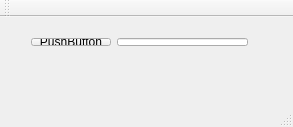
<?xml version="1.0" encoding="UTF-8"?>
<ui version="4.0">
 <class>MainWindow</class>
 <widget class="QMainWindow" name="MainWindow">
  <property name="geometry">
   <rect>
    <x>0</x>
    <y>0</y>
    <width>293</width>
    <height>127</height>
   </rect>
  </property>
  <property name="windowTitle">
   <string>MainWindow</string>
  </property>
  <widget class="QWidget" name="centralWidget">
   <widget class="QWidget" name="">
    <property name="geometry">
     <rect>
      <x>20</x>
      <y>10</y>
      <width>239</width>
      <height>30</height>
     </rect>
    </property>
    <layout class="QHBoxLayout" name="horizontalLayout">
     <item>
      <widget class="QPushButton" name="pushButton">
       <property name="text">
        <string>PushButton</string>
       </property>
      </widget>
     </item>
     <item>
      <widget class="QLineEdit" name="lineEdit">
       <property name="echoMode">
        <enum>QLineEdit::Password</enum>
       </property>
      </widget>
     </item>
    </layout>
   </widget>
  </widget>
  <widget class="QMenuBar" name="menuBar">
   <property name="geometry">
    <rect>
     <x>0</x>
     <y>0</y>
     <width>293</width>
     <height>26</height>
    </rect>
   </property>
  </widget>
  <widget class="QToolBar" name="mainToolBar">
   <attribute name="toolBarArea">
    <enum>TopToolBarArea</enum>
   </attribute>
   <attribute name="toolBarBreak">
    <bool>false</bool>
   </attribute>
  </widget>
  <widget class="QStatusBar" name="statusBar"/>
 </widget>
 <layoutdefault spacing="6" margin="11"/>
 <resources/>
 <connections/>
</ui>
